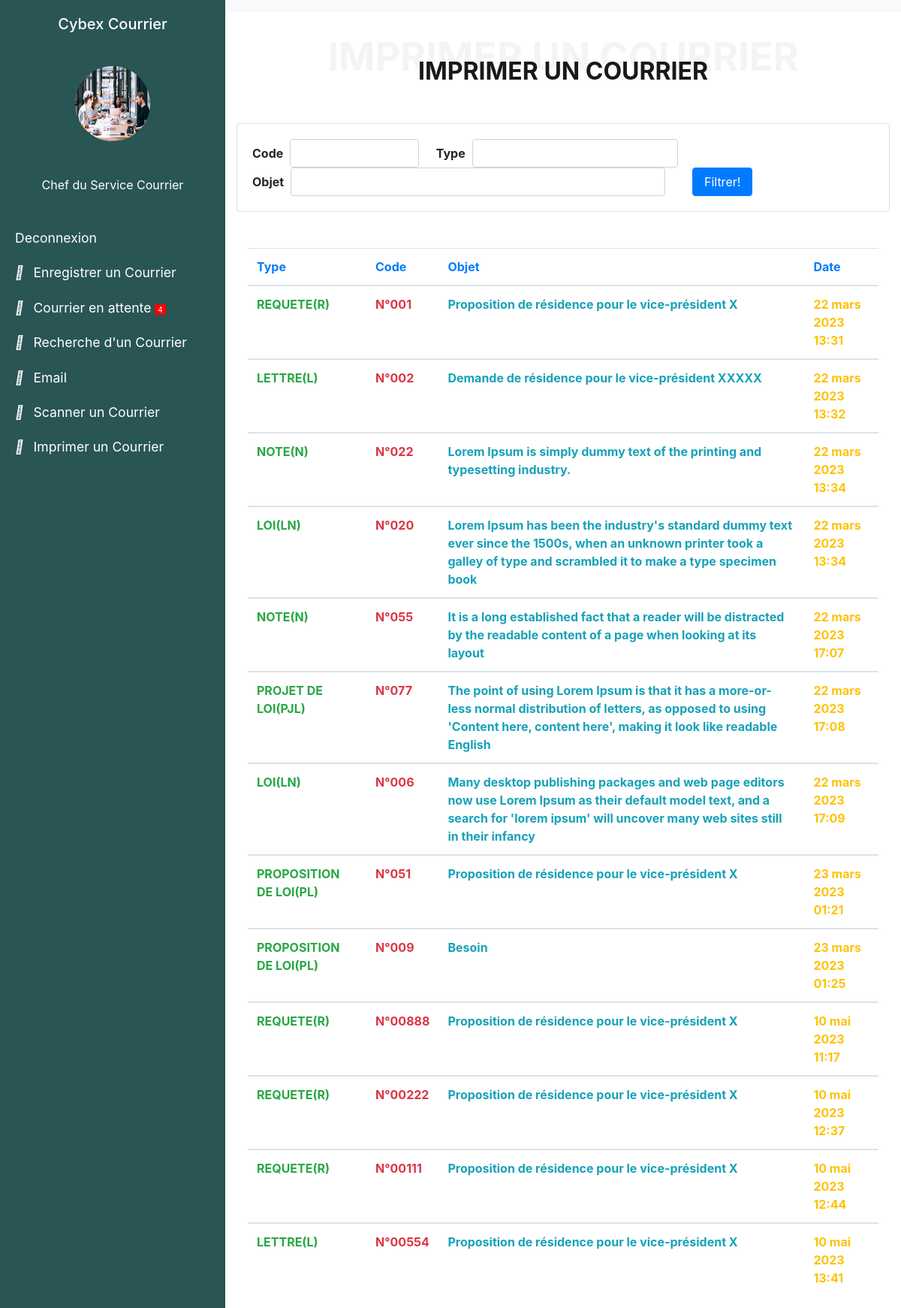
The page // on the database as committed earlier.
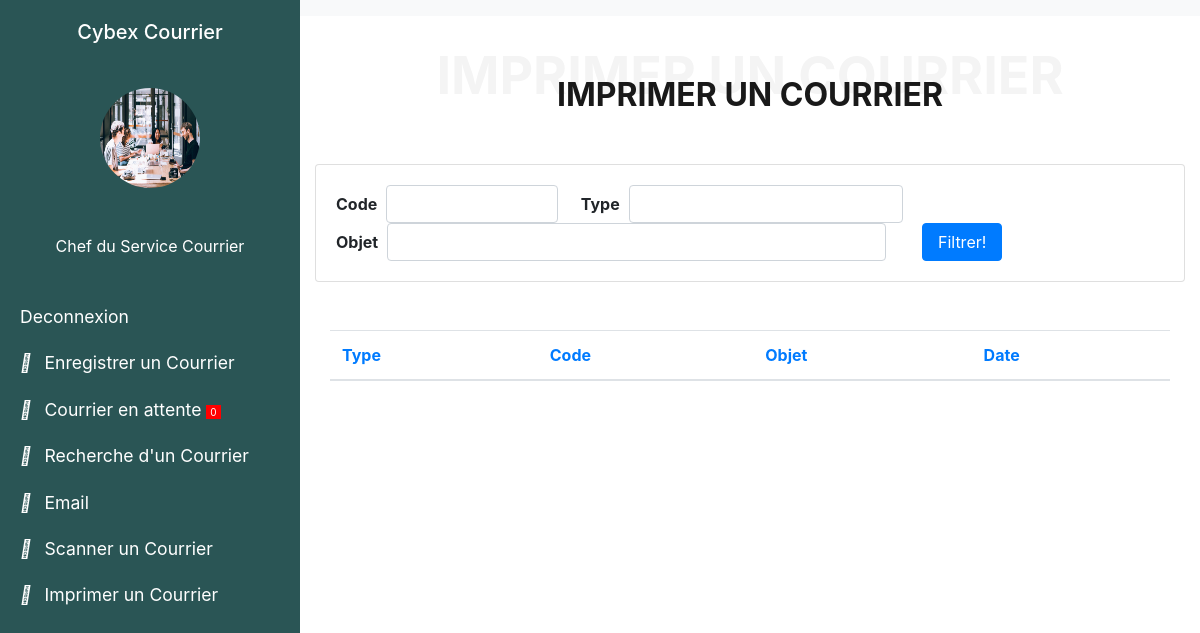
The same page on the database as committed later.
### senat/models.py (models this page shows, shortened)
class Courrier(models.Model):
    transmetteur = models.CharField(max_length=150, choices=EMETTEUR)
    recepteur = models.CharField(max_length=100, choices=RECEPTEUR)
    types = models.CharField(max_length=100, choices=TYPES_COURRIERS)
    structure = models.CharField(max_length=100, choices=STRUCTURE, null=True, blank=True)
    code = models.CharField(max_length=100, null=False, blank=False)
    annee = models.CharField(max_length=100, null=True, blank=True)
    date = models.DateField(blank=True, null=True, default=date.today)
    objet = models.CharField(max_length=10000, null=False, blank=False)
    service_traitement = models.CharField(max_length=150, choices=SERVICE_TRAITEMENT)
    mention = models.CharField(max_length=100, choices=MENTION, null=True, blank=True)
    is_active = models.BooleanField(default=True)
    created_at = models.DateTimeField(auto_now_add=True)
    class Meta:
        db_table = "courrier"

### senat/views.py (the view)
# urls.py: path('/', views.list_courrier, name='list_courrier'),
def list_courrier(request):
    courrier = Courrier.objects.filter(mention="ETUDE ET COMPTE RENDU", is_active=True)
    count_courrier = courrier.count()
    courriers = Courrier.objects.all()
    courriers_filter = CourrierFilter(request.GET, queryset=courriers)
    return render(request, 'liste_courrier.html', {'courriers': courriers,
                                                   'count_courrier': count_courrier,
                                                   'courriers_filter':courriers_filter,
                                                   })

### senat/templates/liste_courrier.html (shortened to what the changed rows need)
{% load static %}
{% load crispy_forms_tags %}
{% load i18n %}
<!DOCTYPE html>
<html>
<head>
<link rel="stylesheet" href="https://stackpath.bootstrapcdn.com/font-awesome/4.7.0/css/font-awesome.min.css">
<link rel="stylesheet" href="https://stackpath.bootstrapcdn.com/bootstrap/4.3.1/css/bootstrap.min.css">
</head>
<body>
    <div class="wrapper">
        <nav id="sidebar">
            <ul class="list-unstyled components">
                <li>
                    <a href="{% url 'senat:courrier_attente' %}">
                        <i class="fas fa-user mr-2"></i>
                        Courrier en attente <span style="font-size:10px; border: 1px solid red; padding-left: 3px; padding-right: 3px; border-radius: %; background-color: red">{{ count_courrier }}</span>
                    </a>
                </li>
            </ul>
        </nav>
        <div id="content" >
            <div class="container-fluid">
                <div class="section-title">
                    <h2>IMPRIMER UN COURRIER</h2>
                </div>
                <div class="card card-body">
                    <form class = "form-inline" method="get">
                        {%for field in courriers_filter.form %}
                            <div class="form-group">
                                <label for="id_{{field.name}}" style="font-weight: bold;">{{field.label}}</label>&nbsp;&nbsp;
                                {{field}}
                            </div>&nbsp;&nbsp;&nbsp;&nbsp;&nbsp;
                        {%endfor%} &nbsp;&nbsp;
                    </form>
                </div>
                <br><br>
                <div class="container">
                        <table class="table table-hover">
                            <thead>
                                <tr>
                                    <th class="text-primary" scope="col">Type</th>
                                    <th class="text-primary" scope="col">Code</th>
                                    <th class="text-primary" scope="col">Objet</th>
                                    <th class="text-primary" scope="col">Date</th>
                                </tr>
                            </thead>
                            {% for courrier in courriers_filter.qs %}
                                <tbody>
                                    <tr>
                                        <td class="text-success" style="font-weight: bold">{{courrier.types}}</td>
                                        <td class="text-danger" style="font-weight: bold">N°{{courrier.code}}</td>
                                        <td class="text-info" style="font-weight: bold">{{courrier.objet}}</td>
                                        {%language 'fr' %}
                                            <td class="text-warning" style="font-weight: bold">{{courrier.created_at}}</td>
                                        {% endlanguage %}
                                    </tr>
                                </tbody>
                            {% endfor %}
                        </table>
                </div>
            </div>
        </div>
    </div>
</body>
</html>

Rows that differ between the two databases and show on the page:
removed Courrier: types "REQUETE(R)", code "001", objet "Proposition de résidence pour le vice-président X", created_at "22 mars 2023 13:31"
removed Courrier: types "LETTRE(L)", code "002", objet "Demande de résidence pour le vice-président XXXXX", created_at "22 mars 2023 13:32"
removed Courrier: types "NOTE(N)", code "022", objet "Lorem Ipsum is simply dummy text of the printing and typesetting industry.", created_at "22 mars 2023 13:34"
removed Courrier: types "LOI(LN)", code "020", objet "Lorem Ipsum has been the industry's standard dummy text ever since the 1500s, when an unknown printer took a galley of type and scrambled it to make a type specimen book", created_at "22 mars 2023 13:34"
removed Courrier: types "NOTE(N)", code "055", objet "It is a long established fact that a reader will be distracted by the readable content of a page when looking at its layout", created_at "22 mars 2023 17:07"
removed Courrier: types "PROJET DE LOI(PJL)", code "077", objet "The point of using Lorem Ipsum is that it has a more-or-less normal distribution of letters, as opposed to using 'Content here, content here', making it look like readable English", created_at "22 mars 2023 17:08"
removed Courrier: types "LOI(LN)", code "006", objet "Many desktop publishing packages and web page editors now use Lorem Ipsum as their default model text, and a search for 'lorem ipsum' will uncover many web sites still in their infancy", created_at "22 mars 2023 17:09"
removed Courrier: types "PROPOSITION DE LOI(PL)", code "051", objet "Proposition de résidence pour le vice-président X", created_at "23 mars 2023 01:21"
removed Courrier: types "PROPOSITION DE LOI(PL)", code "009", objet "Besoin", created_at "23 mars 2023 01:25"
removed Courrier: types "REQUETE(R)", code "00888", objet "Proposition de résidence pour le vice-président X", created_at "10 mai 2023 11:17"
removed Courrier: types "REQUETE(R)", code "00222", objet "Proposition de résidence pour le vice-président X", created_at "10 mai 2023 12:37"
removed Courrier: types "REQUETE(R)", code "00111", objet "Proposition de résidence pour le vice-président X", created_at "10 mai 2023 12:44"
removed Courrier: types "LETTRE(L)", code "00554", objet "Proposition de résidence pour le vice-président X", created_at "10 mai 2023 13:41"
Other text that changed with them:
{{ count_courrier }}: "4" → "0"
